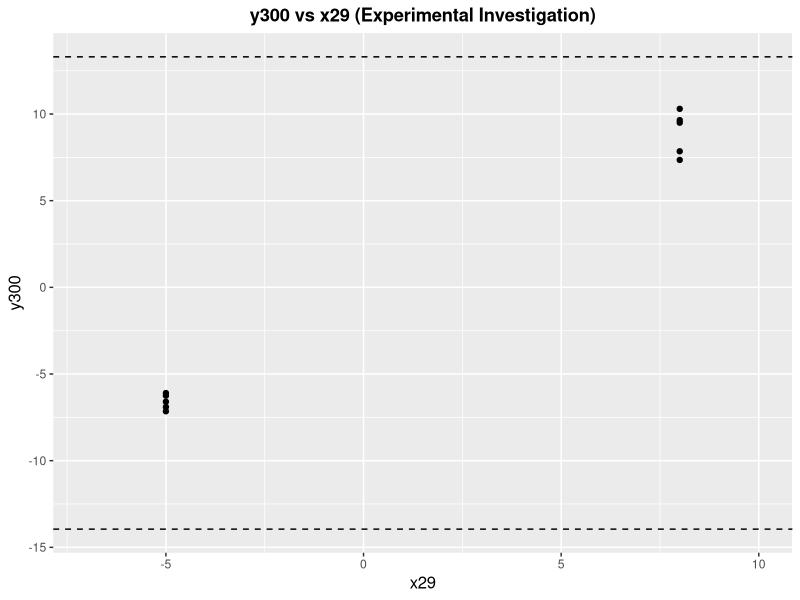
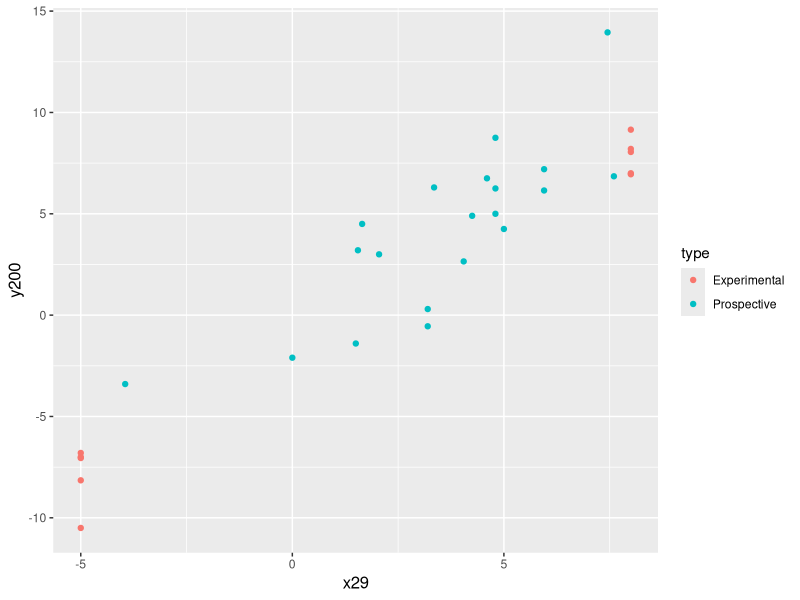
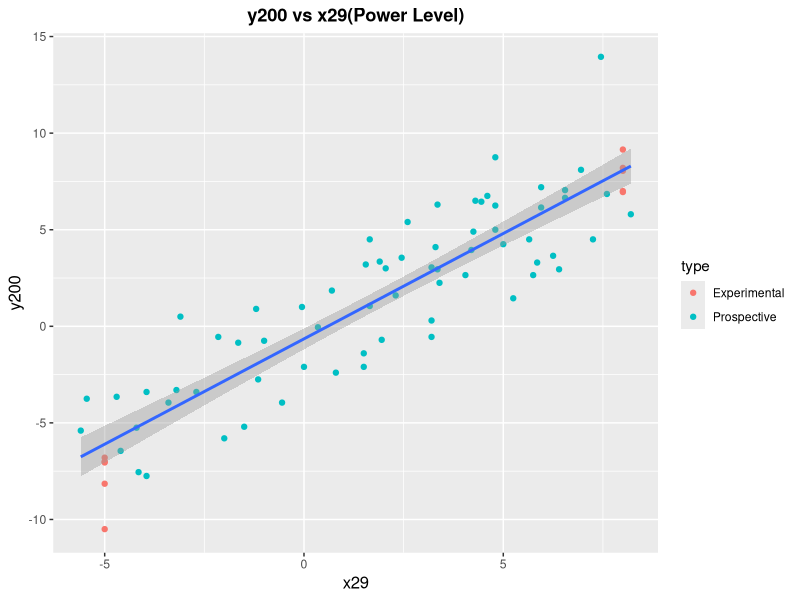

These charts were generated, in order, by the following R code:
library(ggplot2)

# The second longer observation of just the x29 input
investigation.df <- read.delim("x29_prospective2.csv")

# The experimental data
verification.df <- read.delim("x29_verification.csv")

# The data from the individual causes investigation
individual.df <- read.delim("individual_causes.csv")

individual.x29.df <- subset(individual.df, select = c("y200", "x29"))
individual.x29.df$type <- c(rep("Prospective", nrow(individual.df)))

plots.base <- ggplot() + 
  theme(plot.title=element_text(hjust=0.5, face="bold"), 
        axis.title=element_text(size=12)) 

# plot of data from experimental investigation
plots.base + geom_point(aes(x=x29, y=y300), verification.df) + 
  ggtitle('y300 vs x29 (Experimental Investigation)') +
  xlim(-7, 10) + 
  geom_hline(aes(yintercept=13.3), linetype='dashed') +
  geom_hline(aes(yintercept=-13.95), linetype='dashed')

both.df <- rbind(investigation.df[c("y200", "x29")], verification.df[c("y200", "x29")])
both.df$type <- c(rep("Prospective", nrow(investigation.df)), 
                  rep("Experimental", nrow(verification.df)))

plots.base + geom_point(aes(x=x29, y=y200, color=type), both.df)

# df of all data with x29 and y200
all.df <- rbind(both.df,individual.x29.df)
plots.base + geom_point(aes(x=x29, y=y200, color=type), all.df) +
  geom_smooth(aes(x=x29, y=y200), method='lm', formula= y~x, all.df) + 
  ggtitle('y200 vs x29(Power Level)')



